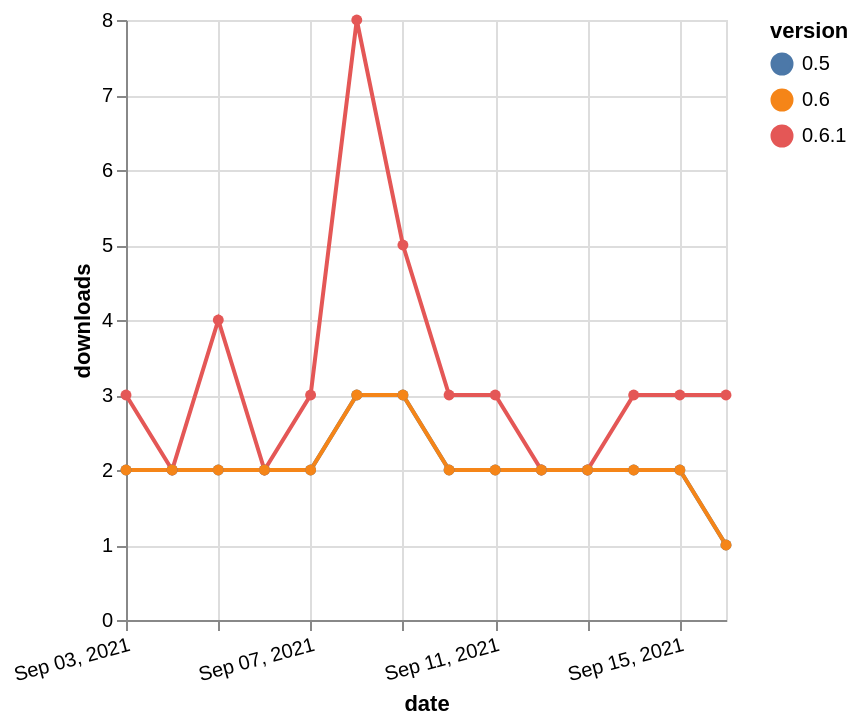

This figure's Vega-Lite source:
### Vega-Lite specification from a JSON file in a GitHub repository (floating-point values rounded to 4 significant figures)
{"$schema": "https://vega.github.io/schema/vega-lite/v5.json", "description": "A simple bar chart with embedded data.", "data": {"values": [{"date": "2021-09-03", "total": 573, "delta": 3, "version": "0.6.1"}, {"date": "2021-09-04", "total": 575, "delta": 2, "version": "0.6.1"}, {"date": "2021-09-05", "total": 579, "delta": 4, "version": "0.6.1"}, {"date": "2021-09-06", "total": 581, "delta": 2, "version": "0.6.1"}, {"date": "2021-09-07", "total": 584, "delta": 3, "version": "0.6.1"}, {"date": "2021-09-08", "total": 592, "delta": 8, "version": "0.6.1"}, {"date": "2021-09-09", "total": 597, "delta": 5, "version": "0.6.1"}, {"date": "2021-09-10", "total": 600, "delta": 3, "version": "0.6.1"}, {"date": "2021-09-11", "total": 603, "delta": 3, "version": "0.6.1"}, {"date": "2021-09-12", "total": 605, "delta": 2, "version": "0.6.1"}, {"date": "2021-09-13", "total": 607, "delta": 2, "version": "0.6.1"}, {"date": "2021-09-14", "total": 610, "delta": 3, "version": "0.6.1"}, {"date": "2021-09-15", "total": 613, "delta": 3, "version": "0.6.1"}, {"date": "2021-09-16", "total": 616, "delta": 3, "version": "0.6.1"}, {"date": "2021-09-03", "total": 2046, "delta": 2, "version": "0.5"}, {"date": "2021-09-04", "total": 2048, "delta": 2, "version": "0.5"}, {"date": "2021-09-05", "total": 2050, "delta": 2, "version": "0.5"}, {"date": "2021-09-06", "total": 2052, "delta": 2, "version": "0.5"}, {"date": "2021-09-07", "total": 2054, "delta": 2, "version": "0.5"}, {"date": "2021-09-08", "total": 2057, "delta": 3, "version": "0.5"}, {"date": "2021-09-09", "total": 2060, "delta": 3, "version": "0.5"}, {"date": "2021-09-10", "total": 2062, "delta": 2, "version": "0.5"}, {"date": "2021-09-11", "total": 2064, "delta": 2, "version": "0.5"}, {"date": "2021-09-12", "total": 2066, "delta": 2, "version": "0.5"}, {"date": "2021-09-13", "total": 2068, "delta": 2, "version": "0.5"}, {"date": "2021-09-14", "total": 2070, "delta": 2, "version": "0.5"}, {"date": "2021-09-15", "total": 2072, "delta": 2, "version": "0.5"}, {"date": "2021-09-16", "total": 2073, "delta": 1, "version": "0.5"}, {"date": "2021-09-03", "total": 2873, "delta": 2, "version": "0.6"}, {"date": "2021-09-04", "total": 2875, "delta": 2, "version": "0.6"}, {"date": "2021-09-05", "total": 2877, "delta": 2, "version": "0.6"}, {"date": "2021-09-06", "total": 2879, "delta": 2, "version": "0.6"}, {"date": "2021-09-07", "total": 2881, "delta": 2, "version": "0.6"}, {"date": "2021-09-08", "total": 2884, "delta": 3, "version": "0.6"}, {"date": "2021-09-09", "total": 2887, "delta": 3, "version": "0.6"}, {"date": "2021-09-10", "total": 2889, "delta": 2, "version": "0.6"}, {"date": "2021-09-11", "total": 2891, "delta": 2, "version": "0.6"}, {"date": "2021-09-12", "total": 2893, "delta": 2, "version": "0.6"}, {"date": "2021-09-13", "total": 2895, "delta": 2, "version": "0.6"}, {"date": "2021-09-14", "total": 2897, "delta": 2, "version": "0.6"}, {"date": "2021-09-15", "total": 2899, "delta": 2, "version": "0.6"}, {"date": "2021-09-16", "total": 2900, "delta": 1, "version": "0.6"}]}, "width": "container", "mark": {"type": "line", "point": {"filled": true}}, "encoding": {"x": {"field": "date", "type": "temporal", "timeUnit": "yearmonthdate", "title": "date", "axis": {"labelAngle": -15}}, "y": {"field": "delta", "type": "quantitative", "title": "downloads"}, "color": {"field": "version", "type": "nominal"}, "tooltip": {"field": "delta"}}}
